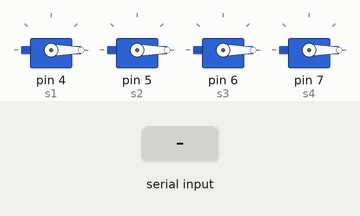
This sketch was run on a simulated Arduino Uno, built with avr-gcc and run on an emulated ATmega328P. Shown: 4 × servo. The inputs (shaded band) are chosen by the test bench. What the sketch prints to the serial monitor is not drawn.

Above: at 1.2 s.
1.3 s: "<90,45,200>" received over the second serial link
At 3.5 s:
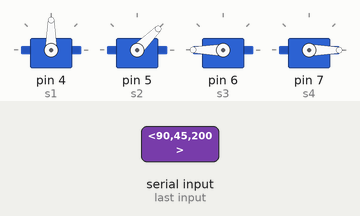
3.8 s: "<30,150,10>" received over the second serial link
At 5.4 s:
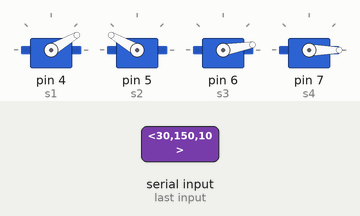
6.3 s: "<90,45>" received over the second serial link
At 8.5 s:
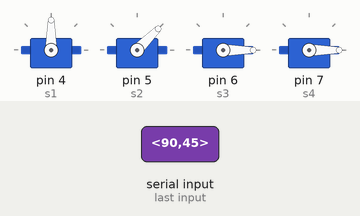
8.8 s: "<90>" received over the second serial link
At 10.3 s:
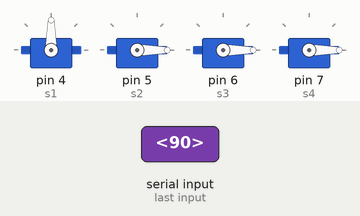
11.3 s: "<200>" received over the second serial link
At 13.5 s:
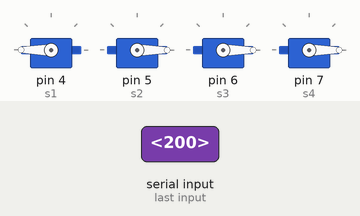
13.8 s: "<1,90>" received over the second serial link
At 15.3 s:
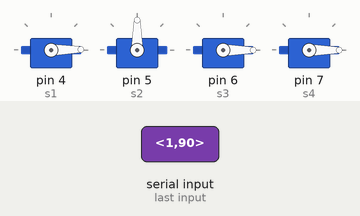
Timing chart, 0 to 16.8 s (numbered marks = the images above; inputs shaded):
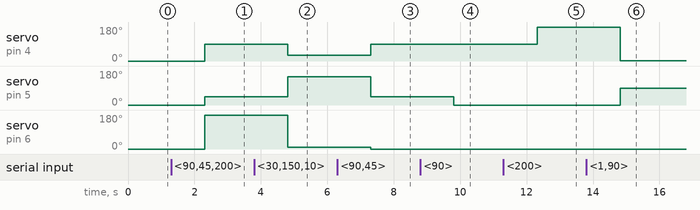

The sketch:

Receive.ino
```cpp
// Example 5 - Receive with start- and end-markers combined with parsing

#include<Servo.h>
#include<SoftwareSerial.h>
SoftwareSerial BTSerial(10,11);
Servo s1,s2,s3,s4;

const byte numChars = 32;
char receivedChars[numChars];
char tempChars[numChars];        // temporary array for use when parsing

      // variables to hold the parsed data
char messageFromPC[numChars] = {0};
int integerFromPC1 = 0;
int integerFromPC2 = 0;
int integerFromPC3 = 0;
int integerFromPC4 = 0;
char messageFromPC5[numChars] = {0};
float floatFromPC = 0.0;

boolean newData = false;

//============

void setup() {
    Serial.begin(9600);
    BTSerial.begin(38400);

    s1.attach(4); //declaring and defining the servo pins
    s2.attach(5);
    s3.attach(6);
    s4.attach(7);

    s1.write(0); //initializing all the servos to 0 degrees
    s2.write(0);
    s3.write(0);
    s4.write(0);
}

//============

void loop() {
    recvWithStartEndMarkers();
    if (newData == true) {
        strcpy(tempChars, receivedChars);
            // this temporary copy is necessary to protect the original data
            //   because strtok() used in parseData() replaces the commas with \0
        parseData();
        showParsedData();
        newData = false;
    }
    s1.write(integerFromPC1);
    s2.write(integerFromPC2);
    s3.write(integerFromPC3);
    s4.write(integerFromPC4);
}

//============

void recvWithStartEndMarkers() {
    static boolean recvInProgress = false;
    static byte ndx = 0;
    char startMarker = '<';
    char endMarker = '>';
    char rc;

    while (BTSerial.available() > 0 && newData == false) {
        rc = BTSerial.read();

        if (recvInProgress == true) {
            if (rc != endMarker) {
                receivedChars[ndx] = rc;
                ndx++;
                if (ndx >= numChars) {
                    ndx = numChars - 1;
                }
            }
            else {
                receivedChars[ndx] = '\0'; // terminate the string
                recvInProgress = false;
                ndx = 0;
                newData = true;
            }
        }

        else if (rc == startMarker) {
            recvInProgress = true;
        }
    }
}

//============

void parseData() {      // split the data into its parts

    char * strtokIndx; // this is used by strtok() as an index

    //strtokIndx = strtok(tempChars,",");      // get the first part - the string
    //strcpy(messageFromPC, strtokIndx); // copy it to messageFromPC

    strtokIndx = strtok(tempChars, ","); // this continues where the previous call left off
    integerFromPC1 = atoi(strtokIndx);     // convert this part to an integer

    strtokIndx = strtok(NULL, ","); // this continues where the previous call left off
    integerFromPC2 = atoi(strtokIndx);     // convert this part to an integer

    strtokIndx = strtok(NULL, ","); // this continues where the previous call left off
    integerFromPC3 = atoi(strtokIndx);     // convert this part to an integer

    strtokIndx = strtok(NULL, ","); // this continues where the previous call left off
    integerFromPC4 = atoi(strtokIndx);     // convert this part to an integer

    //strtokIndx = strtok(NULL, ","); // this continues where the previous call left off
    //integerFromPC5 = strtokIndx;

    strtokIndx = strtok(NULL ,",");      // get the first part - the string
    strcpy(messageFromPC5, strtokIndx);
    //strtokIndx = strtok(NULL, ",");
    //floatFromPC = atof(strtokIndx);     // convert this part to a float

}

//============

void showParsedData() {
    //Serial.print("Message ");
    //Serial.println(messageFromPC);

    Serial.print("Integer///////// ");
    Serial.println(integerFromPC1);

    Serial.print("Integer ");
    Serial.println(integerFromPC2);

    Serial.print("Integer ");
    Serial.println(integerFromPC3);

    Serial.print("Integer ");
    Serial.println(integerFromPC4);

    Serial.print("Message//////////// ");
    Serial.println(messageFromPC5);

    //Serial.print("Float ");
    //Serial.println(floatFromPC);
  delay(1000);
}
```

Measured:
- after the input at 1.3 s, servo on pin 4 (s1): 0° → 90° after 1.0 s; servo on pin 5 (s2): 0° → 45° after 1.0 s; servo on pin 6 (s3): 0° → 180° after 1.0 s
- after the input at 3.8 s, servo on pin 4 (s1): 90° → 30° after 1.0 s; servo on pin 5 (s2): 45° → 150° after 1.0 s; servo on pin 6 (s3): 180° → 10° after 1.0 s
- after the input at 6.3 s, servo on pin 4 (s1): 30° → 90° after 1.0 s; servo on pin 5 (s2): 150° → 45° after 1.0 s; servo on pin 6 (s3): 10° → 0° after 1.0 s
- after the input at 8.8 s, servo on pin 5 (s2): 45° → 0° after 1.0 s
- after the input at 11.3 s, servo on pin 4 (s1): 90° → 180° after 1.0 s
- after the input at 13.8 s, servo on pin 4 (s1): 180° → 1° after 1.0 s; servo on pin 5 (s2): 0° → 90° after 1.0 s
